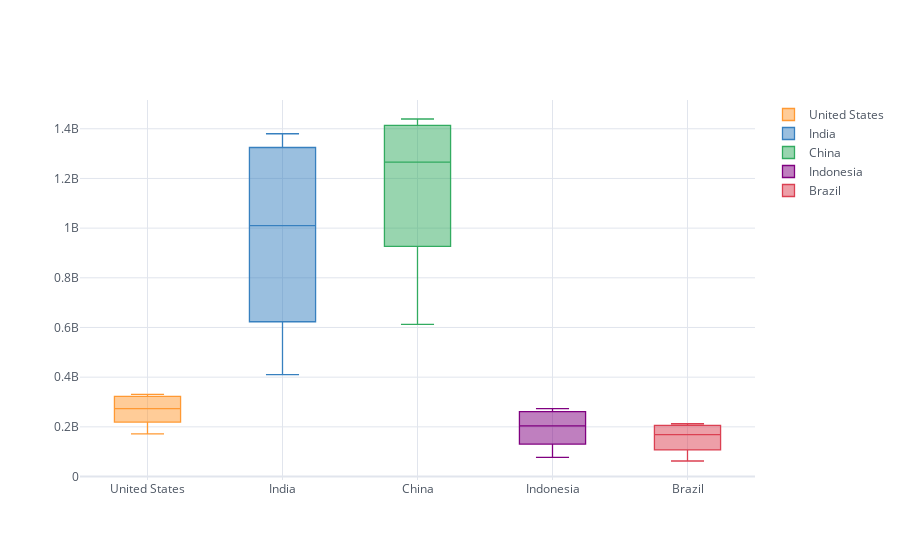

This figure's notebook cell:
### Code cell
df_population.iplot(kind='box')

### Figure 1 — Plotly figure (JSON) as saved in the notebook; plotly's stock layout.template omitted (floating-point values rounded to 4 significant figures)
{"data": [{"boxpoints": false, "line": {"width": 1.3}, "marker": {"color": "rgba(255, 153, 51, 1.0)"}, "name": "United States", "orientation": "v", "type": "box", "y": [171685336, 186720571, 199733676, 209513341, 219081251, 229476354, 240499825, 252120309, 265163745, 281710909, 294993511, 309011475, 320878310, 323015995, 325084756, 327096265, 329064917, 331002651]}, {"boxpoints": false, "line": {"width": 1.3}, "marker": {"color": "rgba(55, 128, 191, 1.0)"}, "name": "India", "orientation": "v", "type": "box", "y": [409880595, 450547679, 499123324, 555189792, 623102897, 698952844, 784360008, 873277798, 963922588, 1056575549, 1147609927, 1234281170, 1310152403, 1324517249, 1338676785, 1352642280, 1366417754, 1380004385]}, {"boxpoints": false, "line": {"width": 1.3}, "marker": {"color": "rgba(50, 171, 96, 1.0)"}, "name": "China", "orientation": "v", "type": "box", "y": [612241554, 660408056, 724218968, 827601394, 926240885, 1000089235, 1075589361, 1176883674, 1240920535, 1290550765, 1330776380, 1368810615, 1406847870, 1414049351, 1421021791, 1427647786, 1433783686, 1439323776]}, {"boxpoints": false, "line": {"width": 1.3}, "marker": {"color": "rgba(128, 0, 128, 1.0)"}, "name": "Indonesia", "orientation": "v", "type": "box", "y": [77273425, 87751068, 100267062, 114793178, 130680727, 147447836, 164982451, 181413402, 196934260, 211513823, 226289470, 241834215, 258383256, 261556381, 264650963, 267670543, 270625568, 273523615]}, {"boxpoints": false, "line": {"width": 1.3}, "marker": {"color": "rgba(219, 64, 82, 1.0)"}, "name": "Brazil", "orientation": "v", "type": "box", "y": [62533919, 72179226, 83373530, 95113265, 107216205, 120694009, 135274080, 149003223, 162019896, 174790340, 186127103, 195713635, 204471769, 206163053, 207833823, 209469323, 211049527, 212559417]}], "layout": {"legend": {"bgcolor": "#FFFFFF", "font": {"color": "#4D5663"}}, "paper_bgcolor": "#FFFFFF", "plot_bgcolor": "#FFFFFF", "title": {"font": {"color": "#4D5663"}}, "xaxis": {"gridcolor": "#E1E5ED", "showgrid": true, "tickfont": {"color": "#4D5663"}, "title": {"font": {"color": "#4D5663"}, "text": ""}, "zerolinecolor": "#E1E5ED"}, "yaxis": {"gridcolor": "#E1E5ED", "showgrid": true, "tickfont": {"color": "#4D5663"}, "title": {"font": {"color": "#4D5663"}, "text": ""}, "zerolinecolor": "#E1E5ED"}}}
